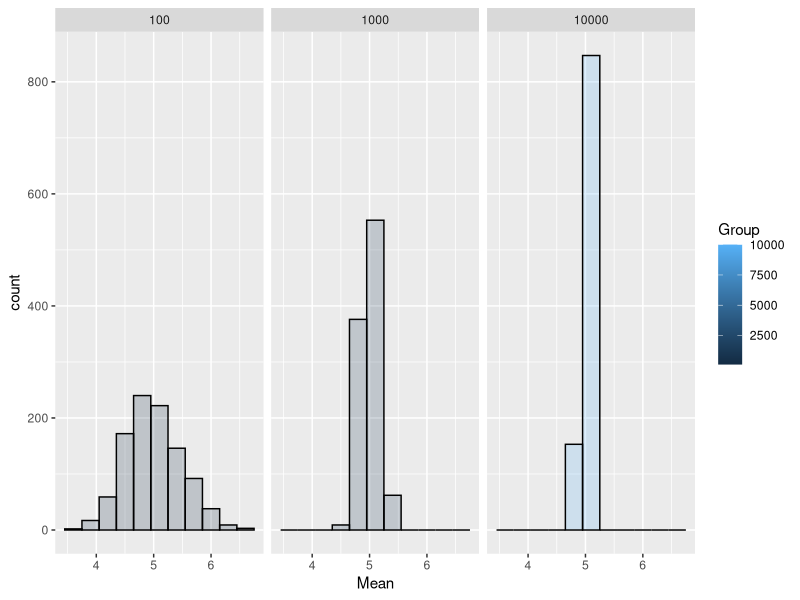
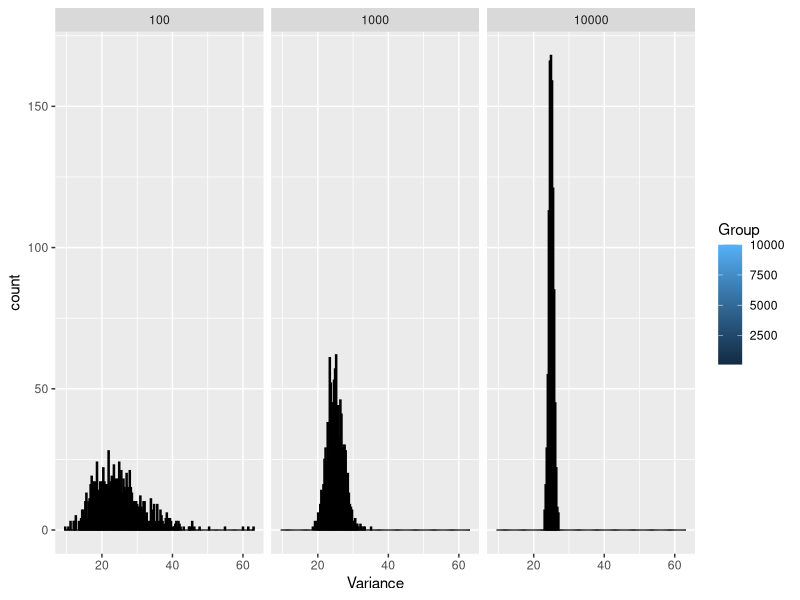

The R source for these figures, in order:
## ---- chunk 1
set.seed(10000);

lambda <- 0.2;
numberOfSimulations <- 1000;
numberOfObservations <- c(100, 1000, 10000);

statisticsByGroup <- data.frame(Group = c(), Mean = c(), Variance = c());
for (x in numberOfObservations) {
  meanAccumulator <- c();
  varianceAccumulator <- c();
  for (n in 1 : numberOfSimulations) {
    expSampleDistribution <- rexp(x, lambda);
    
    meanAccumulator <- c(meanAccumulator, mean(expSampleDistribution));
    varianceAccumulator <- c(varianceAccumulator, var(expSampleDistribution));
  }
  group <- rep(x, numberOfSimulations);
  groupMeanVariance <- cbind(Group = group, Mean = meanAccumulator, Variance = varianceAccumulator);
  statisticsByGroup <- rbind(statisticsByGroup, groupMeanVariance);
}
## ---- chunk 2
mu <- 1 / lambda;
sd <- 1 / lambda;
var <- sd ^ 2;
c(mu, sd, var);
## ---- chunk 3
library(ggplot2);
## ---- chunk 4
PLOT <- ggplot(data = statisticsByGroup, aes(x = Mean, fill = Group));
PLOT <- PLOT + geom_histogram(alpha = 0.20, binwidth= 0.3, colour = "black");
PLOT <- PLOT + facet_grid(. ~ Group);
print(PLOT);
## ---- chunk 5
PLOT <- ggplot(data = statisticsByGroup, aes(x = Variance, fill = Group));
PLOT <- PLOT + geom_histogram(alpha = 0.20, binwidth= 0.3, colour = "black");
PLOT <- PLOT + facet_grid(. ~ Group);
print(PLOT);
